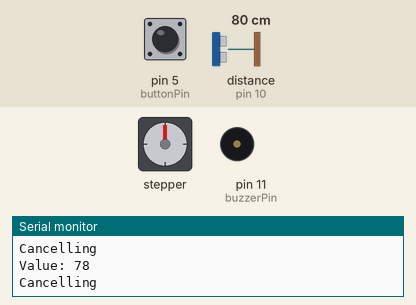
Simulated run of this sketch. Board: Arduino Uno, built with avr-gcc and run on an emulated ATmega328P. Shown: stepper motor, buzzer (waves = sounding), the last lines printed to the serial monitor. Wiring (inferred from the names in the program): ultrasonic range finder: trigger pin 9; echo pin 10; stepper motor driver (100 steps per turn assumed): step pin 2; direction pin 3. Inputs (shaded band) come from the test bench; at power-on: distance to the obstacle (sensor on pin 10) 80 cm, pin 5 (buttonPin) LOW. The echo pulse lasts 58.3 µs per cm.

Above: at 1.2 s.
1.3 s: distance to the obstacle (sensor on pin 10) set to 32 cm
2.8 s: distance to the obstacle (sensor on pin 10) set to 26 cm
At 6.7 s:
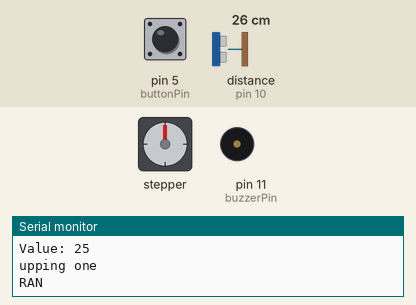
At 11.2 s:
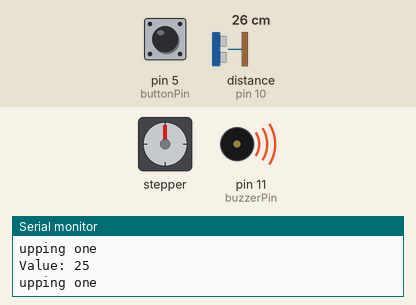
Timing chart, 0 to 11.8 s (numbered marks = the images above; inputs shaded):
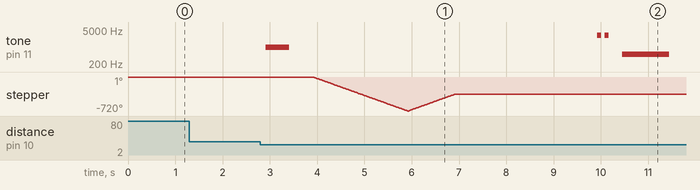

The sketch:

Dispenser.ino
```cpp
/*
  Automatic Candy Dispenser (Auger + Ultrasonic Trigger + Button + Buzzer)
  - NEMA 17 stepper driven by a step/dir driver (e.g., A4988/DRV8825/TMC).
  - Ultrasonic sensor (HC-SR04 style) detects a hand/container.
  - Button allows manual dispense while held.
  - Buzzer provides feedback beeps.

  NOTE:
  - this project was ran using a4988 stepers as noise is not a concern.
  - Tune step timing (delayMicroseconds) to match your driver, voltage, and motor torque needs.
  - stepsPerRevolution below is set to 100 (not typical 200); adjust this depending on auger pitch and microstepping.
*/

// ---------------- Pin Assignments ----------------
const int stepPin   = 2;   // STEP input on the stepper driver
const int dirPin    = 3;   // DIR input on the stepper driver
const int trigPin   = 9;   // ultrasonic trigger
const int echoPin   = 10;  // Ultrasonic echo
const int buttonPin = 5;   // Manual dispense button (HIGH when pressed if wired with pull-down)
const int buzzerPin = 11;  // Piezo buzzer pin (button is for debugging reasons, and a fallback if the sensor ever has a hardware failure)

// ---------------- State / Config -----------------
int  buttonState    = 0;    // raw read from buttonPin each loop
bool buttonIsActive = false;

// Steps per auger "revolution" (logical unit for one dispense action).
// Typical NEMA 17 full-step is 200 steps/rev, i set it to 100 because a 360 rotation of the auger dispenses too much.
const int stepsPerRevolution = 100;

// Thresholding logic for ultrasonic trigger:
// We require "Threshold" consecutive readings under the distance limit before dispensing.
// Helps filter noise and avoid false triggers.
// The higher the treshold, the less false triggers, but the longer you need to keep your hand in front of the sensor to activate it.
const int Threshold = 2;     // Number of consecutive close readings required
int currThreshold   = 0;     // Counter of consecutive close readings

void setup() {
  Serial.begin(9600);

  // Stepper driver control
  pinMode(stepPin, OUTPUT);
  pinMode(dirPin,  OUTPUT);

  // Ultrasonic sensor
  pinMode(trigPin, OUTPUT);
  pinMode(echoPin, INPUT);

  // Button input:
  // If you wire the button to ground and enable the internal pull-up, use:
  //   pinMode(buttonPin, INPUT_PULLUP);  // then pressed = LOW
  // For now we assume external pull-down to GND and 5V when pressed:
  pinMode(buttonPin, INPUT);

  // buzzer
  pinMode(buzzerPin, OUTPUT);
}

// Rotate auger forward to dispense candy.
// Increase the loop limit or adjust delays to change amount/speed.
void rotateStepper() {
  digitalWrite(dirPin, LOW);
  for (int i = 0; i < stepsPerRevolution * 2; i++) { // "*2" = longer dispense
    digitalWrite(stepPin, HIGH);
    delayMicroseconds(5000); // Step pulse width + speed control (bigger = slower)
    digitalWrite(stepPin, LOW);
    delayMicroseconds(5000); // Step interval (RPM control)
  }
}

// Retract auger slightly to prevent jams or dripping candy.
// Reverse direction relative to rotateStepper().
void retractStepper() {
  digitalWrite(dirPin, HIGH); // Opposite of rotateStepper()
  for (int i = 0; i < stepsPerRevolution; i++) {
    digitalWrite(stepPin, HIGH);
    delayMicroseconds(5000);
    digitalWrite(stepPin, LOW);
    delayMicroseconds(5000);
  }
}

// Simple blocking beep helper. it just beeps twice, thats it.
// btone: frequency in Hz; btone: lower btone means faster beeps.
void beep(int btone, int bDelay) {
  tone(buzzerPin, btone);
  delay(bDelay);
  noTone(buzzerPin);
  delay(bDelay);
}

// Measure distance (cm) from ultrasonic sensor.
// Returns ~0 if no echo received.
int getDistance() {
  // Trigger a 10 µs pulse
  digitalWrite(trigPin, LOW);
  delayMicroseconds(2);
  digitalWrite(trigPin, HIGH);
  delayMicroseconds(10);
  digitalWrite(trigPin, LOW);

  // Measure echo pulse width (mus). Optionally add timeout: pulseIn(echoPin, HIGH, 30000);
  long duration = pulseIn(echoPin, HIGH);

  // Convert time to distance (cm). Speed of sound ~ 343 m/s.
  // distance (cm) = (duration (mu*s) * 0.034) / 2
  int distance = duration * 0.034 / 2;

  return distance;
}

void loop() {
  // ---------------- Manual Button Handling ----------------

  // The button is not intended to be used, but is a fallback in case of ultrasonic sensor failure.
  // also useful for debugging.

  // Reads HIGH when pressed with pull-down wiring.
  buttonState = digitalRead(buttonPin);
  if (buttonState == HIGH) {
    // Manual dispense while button is held
    rotateStepper();
    buttonIsActive = true;
  } else {
    buttonIsActive = false;
  }

  // ---------------- Ultrasonic Reading ----------------
  Serial.print("Value: ");
  int distance = getDistance();
  Serial.println(distance);

  // require multiple consecutive "close" readings before acting. (filters noise)
  // Here, "close" means < 30 cm (adjust to your installation).
  if (distance < 30) {
    currThreshold = currThreshold + 1;
    Serial.println("upping one");
  } else {
    currThreshold = 0; // Reset when object moves away
    Serial.println("Cancelling");
  }

  // ----------------- Auto Dispense Logic ----------------
  // Only auto-dispense when threshold reached, and button is NOT currently active.
  if (currThreshold == Threshold && !buttonIsActive) {
    Serial.println("RAN");

    // Feedback beep before dispensing
    beep(1000, 500);

    // Dispense cycle: rotate to dispense, then retract once
    for (int i = 0; i < 1; i++) {
      rotateStepper();
      delay(10);
      retractStepper();
    }

    // Post-dispense pause + double beep confirmation
    delay(3000);
    beep(3000, 80);
    beep(3000, 80);
  }

  // Safety/UX: if someone leaves a bucket/hand blocking the sensor too long,
  // warn with a long beep (prevents repeated triggers).
  // this is useful to prevent greedy users who keep their hand in front of the sensor to get unlimited candy
  if (currThreshold > 3) { // "3" here means >3 * loop cycles of being close
    beep(500, 1000);
    Serial.println("delaying, object blocking sensor"); // debugging message, user will not see this.
  }

  // Overall loop pacing. Keep small to maintain responsiveness,
  delay(100);
}
```

Measured:
- the behaviour switches between 31 and 30 cm on distance to the obstacle (sensor on pin 10) (found by bisection; images 0 and 1)
- after the input at 2.8 s, tone on pin 11 (buzzerPin): plays 1000 Hz for 0.50 s, 3000 Hz for 0.08 s, 3000 Hz for 0.08 s, 500 Hz for 1.0 s, starting after 0.11 s; stepper: turns 720° counter-clockwise in 2.0 s, then 360° clockwise in 0.98 s
